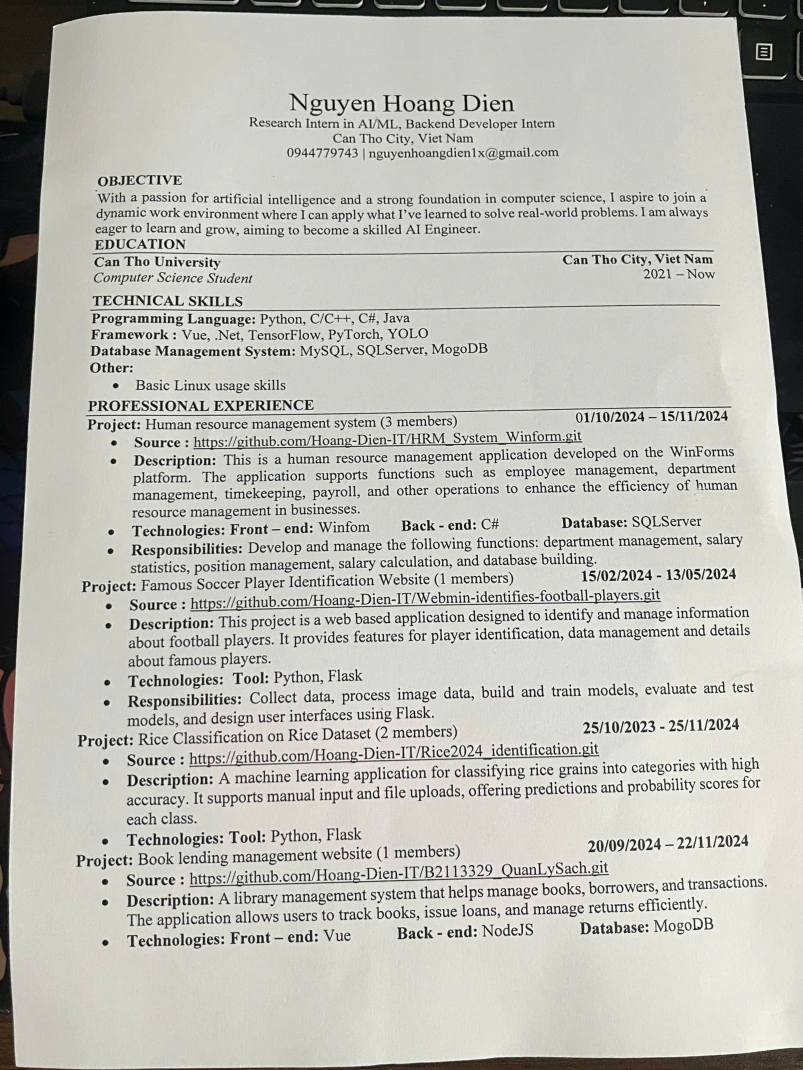
#> input picture images/cv.jpg, 1605 x 2140 px (shown at 1/2 size)
$ python -i xoayThang.py   (imports and definitions only)
#> lines starting #> are read from the running program, lines starting #| are printed output that depends on the picture; after the words box and inside, x2 and y2 are one past the last pixel; in counts of white or black regions, pixels touching at a corner belong together
import cv2
import numpy as np

def duongVienLonNhat(img):
    # Áp dụng bộ lọc Gaussian để làm mờ ảnh
    blurred = cv2.GaussianBlur(img, (5, 5), 1.4)

    # Áp dụng giải thuật Canny
    edges = cv2.Canny(blurred, 50, 150)

    cv2.namedWindow('edges', cv2.WINDOW_NORMAL)

    cv2.resizeWindow('edges', 500, 500)
    cv2.imshow('edges', edges)
    cv2.waitKey(0)
    cv2.destroyAllWindows()

    # Tìm các đường viền trong ảnh
    contours, _ = cv2.findContours(edges, cv2.RETR_TREE, cv2.CHAIN_APPROX_SIMPLE)

    return contours

def xoayThangAnh(path_to_img):
#> called with path_to_img = '../images/cv.jpg'
    gray_image = cv2.imread(path_to_img, cv2.IMREAD_GRAYSCALE)
#> gray_image: shape (2140, 1605); min 0, max 255, mean 186.2
    color_image = cv2.imread(path_to_img)
#> color_image is the input picture: shape (2140, 1605, 3); mean B, G, R 180.1, 186.9, 186.8

    # Tính toán hình chữ nhật bao quanh đường viền lớn nhất
    contours = duongVienLonNhat(gray_image)
#> in duongVienLonNhat, `edges = cv2.Canny(blurred, 50, 150)`:
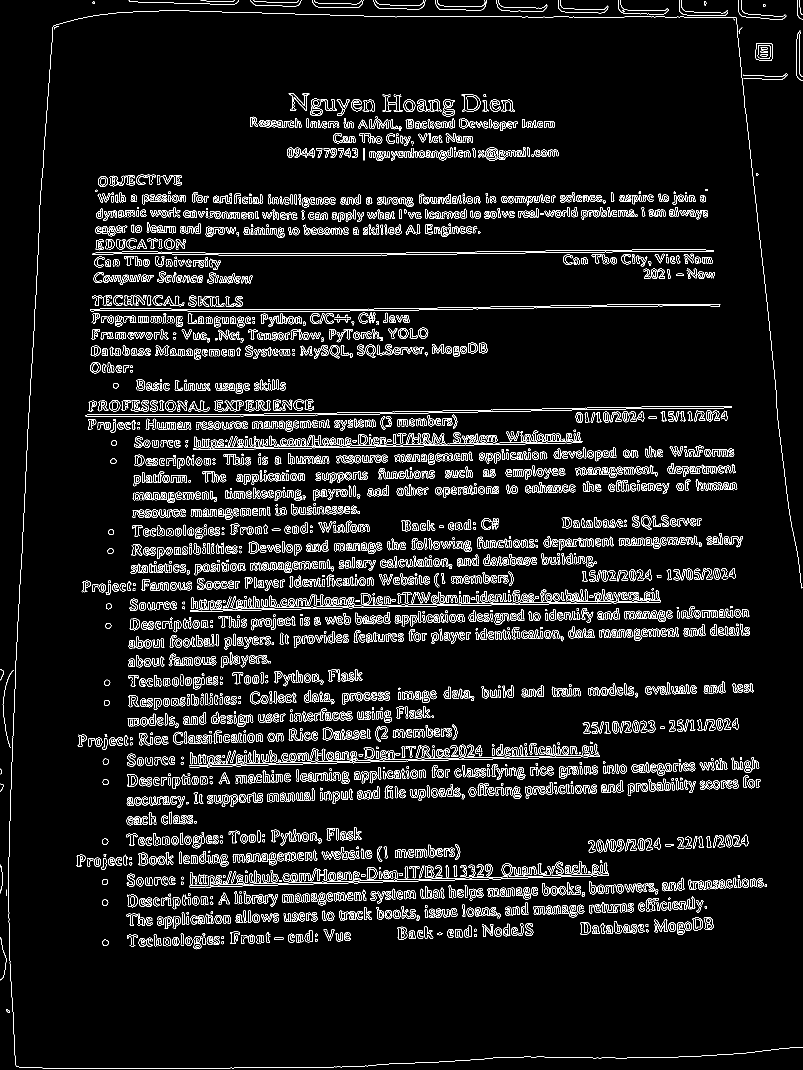
#> edges: shape (2140, 1605) (shown at 1/2 size); 6.2% white in thin lines or dots
#> in duongVienLonNhat, `contours, _ = cv2.findContours(edges, cv2.RETR_TREE, cv2.CHAIN_APPROX_..`: contours = 6450 contours, 2359 with area under 20; largest, box (x1, y1, x2, y2) and area: (171, 812, 1463, 834) 4412, (171, 812, 1463, 834) 4410, (180, 608, 1441, 624) 4308, (180, 608, 1440, 624) 4306, (386, 866, 1165, 900) 3581
    largest_contour = max(contours, key=cv2.contourArea)
#> largest_contour = contour of 132 points, box (x1, y1, x2, y2) (171, 812, 1463, 834), area 4412
    rect = cv2.minAreaRect(largest_contour)
#> rect = ((816.5, 823.5), (1291.2, 7.74), -0.818)
    box = cv2.boxPoints(rect)
#> box = [[171.1, 836.6], [171, 828.9], [1462, 810.4], [1462.1, 818.2]]
    box = np.int8(box)
#> box = [[-85, 68], [-86, 60], [-75, 42], [-74, 50]]

    # Tính toán góc xoay
    angle = rect[2]
#> angle = -0.818
    if angle < -45:
        angle += 90

    # Xoay ảnh để làm thẳng đứng
    (h, w) = color_image.shape[:2]
#> h = 2140; w = 1605
    center = (w // 2, h // 2)
#> center = (802, 1070)
    M = cv2.getRotationMatrix2D(center, angle, 1.0)
#> M = [[1, -0.0143, 15.35], [0.0143, 1, -11.34]]
    return cv2.warpAffine(color_image, M, (w, h), flags=cv2.INTER_CUBIC, borderMode=cv2.BORDER_REPLICATE)
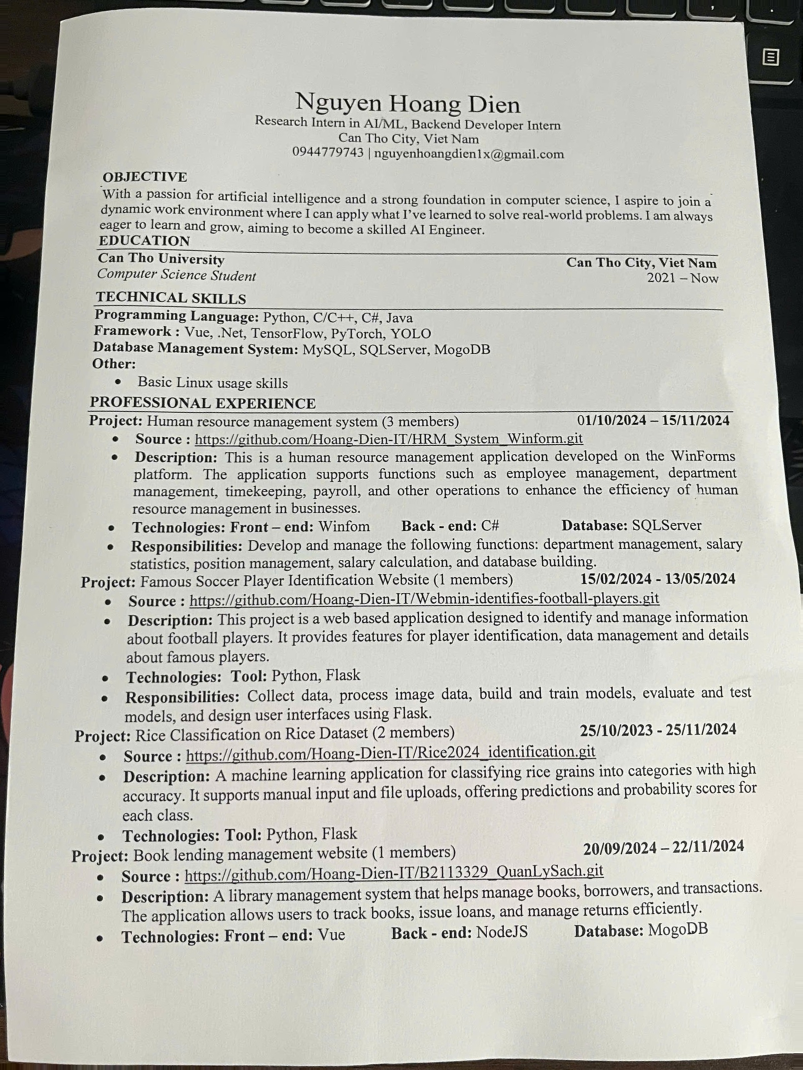
#> returned value: shape (2140, 1605, 3) (shown at 1/2 size); mean of channels 0, 1, 2 180.5, 187.2, 187.2; drawn as B, G, R

# [8 lines of commented-out code are left out]

>>> result = xoayThangAnh('../images/cv.jpg')

$ run again, on images/cv_nghieng_phai_45.jpg
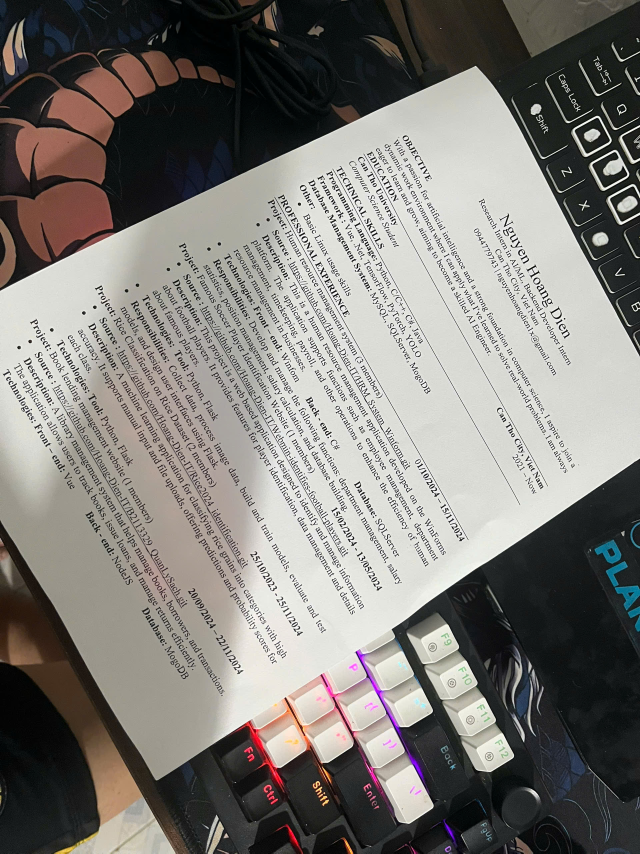
#> input picture images/cv_nghieng_phai_45.jpg, 1920 x 2560 px (shown at 1/3 size)
#> in xoayThangAnh, color_image is the input picture: shape (2560, 1920, 3); mean B, G, R 120.9, 125.4, 128.1
#> in duongVienLonNhat, `edges = cv2.Canny(blurred, 50, 150)`:
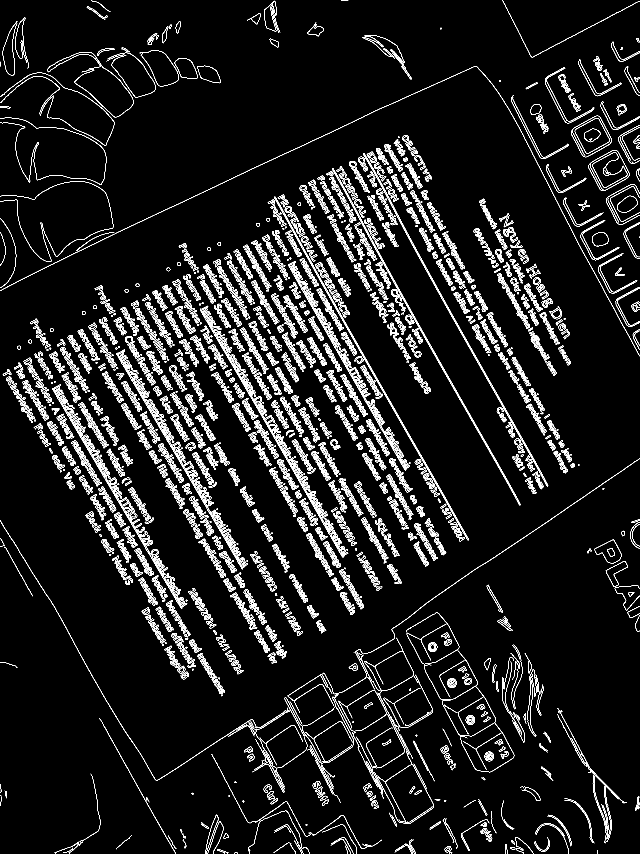
#> edges: shape (2560, 1920) (shown at 1/3 size); 5.4% white in thin lines or dots
#> in duongVienLonNhat, `contours, _ = cv2.findContours(edges, cv2.RETR_TREE, cv2.CHAIN_APPROX_..`: contours = 6898 contours, 2291 with area under 20; largest, box (x1, y1, x2, y2) and area: (1713, 347, 1835, 472) 9368, (1765, 450, 1888, 573) 9315, (1713, 347, 1835, 472) 9207, (1765, 450, 1888, 573) 9126, (419, 151, 537, 259) 7186
#> largest_contour = contour of 261 points, box (x1, y1, x2, y2) (1713, 347, 1835, 472), area 9368
#> rect = ((1773.6, 409), (102.1, 96.71), -28.07)
#> in xoayThangAnh, `box = cv2.boxPoints(rect)`: box = [[1751.4, 475.7], [1705.9, 390.3], [1795.9, 342.3], [1841.4, 427.6]]
#> in xoayThangAnh, `box = np.int8(box)`: box = [[-41, -37], [-87, -122], [3, 86], [49, -85]]
#> angle = -28.07
#> M = [[0.882, -0.471, 715.3], [0.471, 0.882, -301.2]]
#> in xoayThangAnh, `return cv2.warpAffine(color_image, M, (w, h), flags=cv2.INTER_CUBIC, b..`:
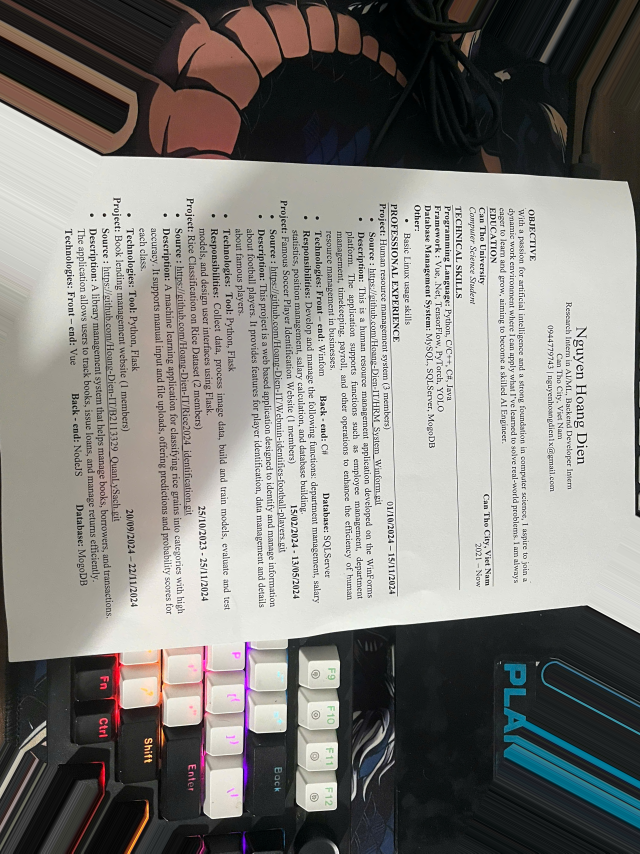
#> returned value: shape (2560, 1920, 3) (shown at 1/3 size); mean of channels 0, 1, 2 125, 128.9, 130.8; drawn as B, G, R

$ run again, on images/cv_nguoc180.jpg
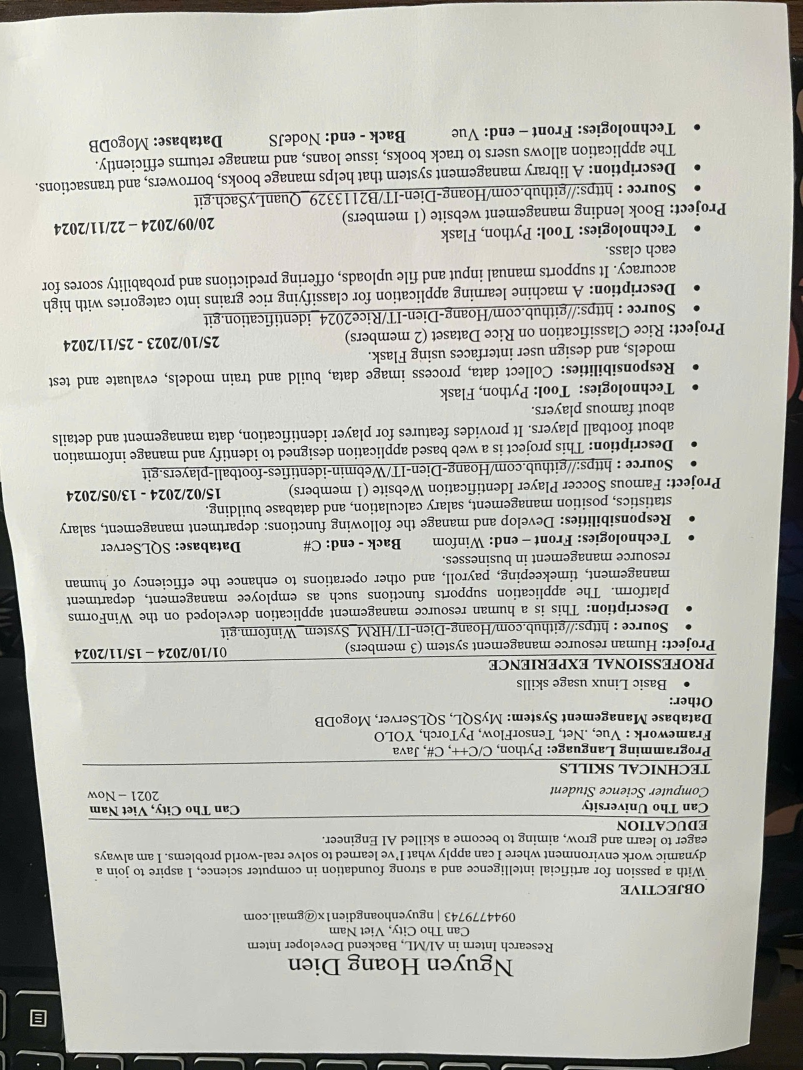
#> input picture images/cv_nguoc180.jpg, 1605 x 2140 px (shown at 1/2 size)
#> in xoayThangAnh, color_image is the input picture: shape (2140, 1605, 3); mean B, G, R 180.1, 186.9, 186.8
#> in duongVienLonNhat, `edges = cv2.Canny(blurred, 50, 150)`:
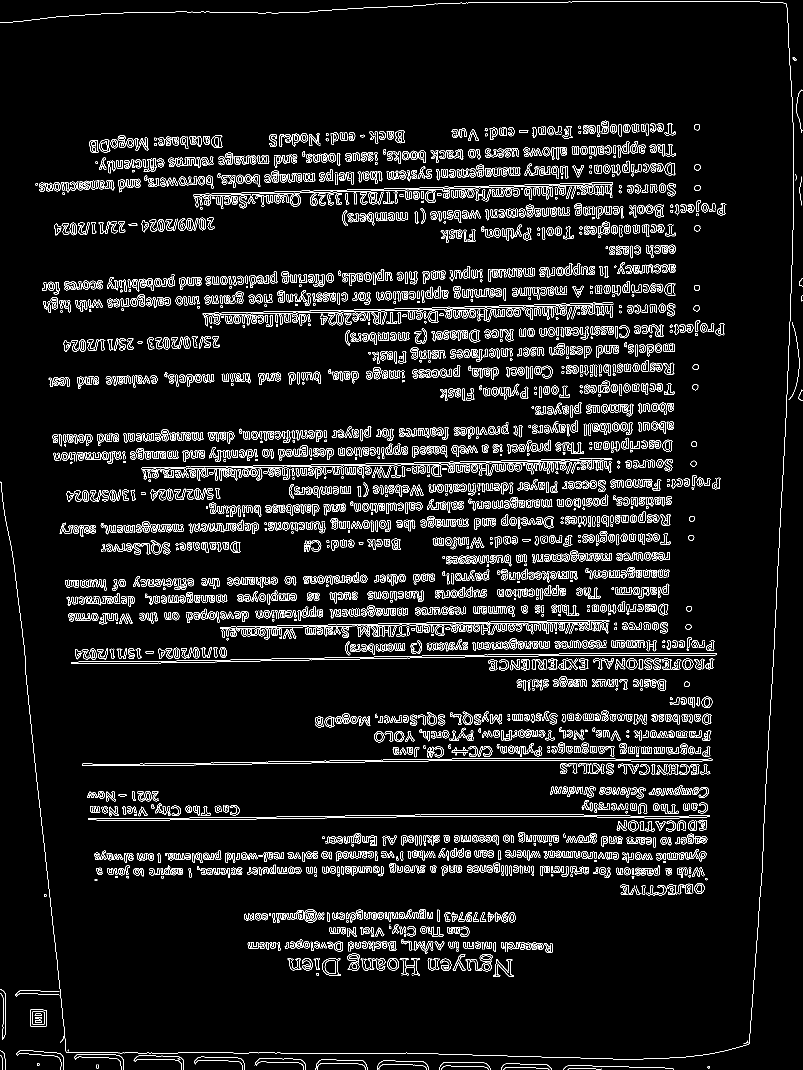
#> edges: shape (2140, 1605) (shown at 1/2 size); 6.2% white in thin lines or dots
#> in duongVienLonNhat, `contours, _ = cv2.findContours(edges, cv2.RETR_TREE, cv2.CHAIN_APPROX_..`: contours = 6465 contours, 2372 with area under 20; largest, box (x1, y1, x2, y2) and area: (142, 1306, 1434, 1328) 4408, (142, 1306, 1434, 1328) 4406, (164, 1516, 1425, 1532) 4324, (165, 1516, 1425, 1532) 4322, (440, 1240, 1219, 1274) 3583
#> largest_contour = contour of 144 points, box (x1, y1, x2, y2) (142, 1306, 1434, 1328), area 4408
#> rect = ((787.5, 1315.5), (1291.2, 7.75), -0.818)
#> in xoayThangAnh, `box = cv2.boxPoints(rect)`: box = [[142, 1328.6], [141.9, 1320.8], [1432.9, 1302.4], [1433, 1310.1]]
#> in xoayThangAnh, `box = np.int8(box)`: box = [[-114, 48], [-115, 40], [-104, 22], [-103, 30]]
#> angle = -0.818
#> M = [[1, -0.0143, 15.35], [0.0143, 1, -11.34]]
#> in xoayThangAnh, `return cv2.warpAffine(color_image, M, (w, h), flags=cv2.INTER_CUBIC, b..`:
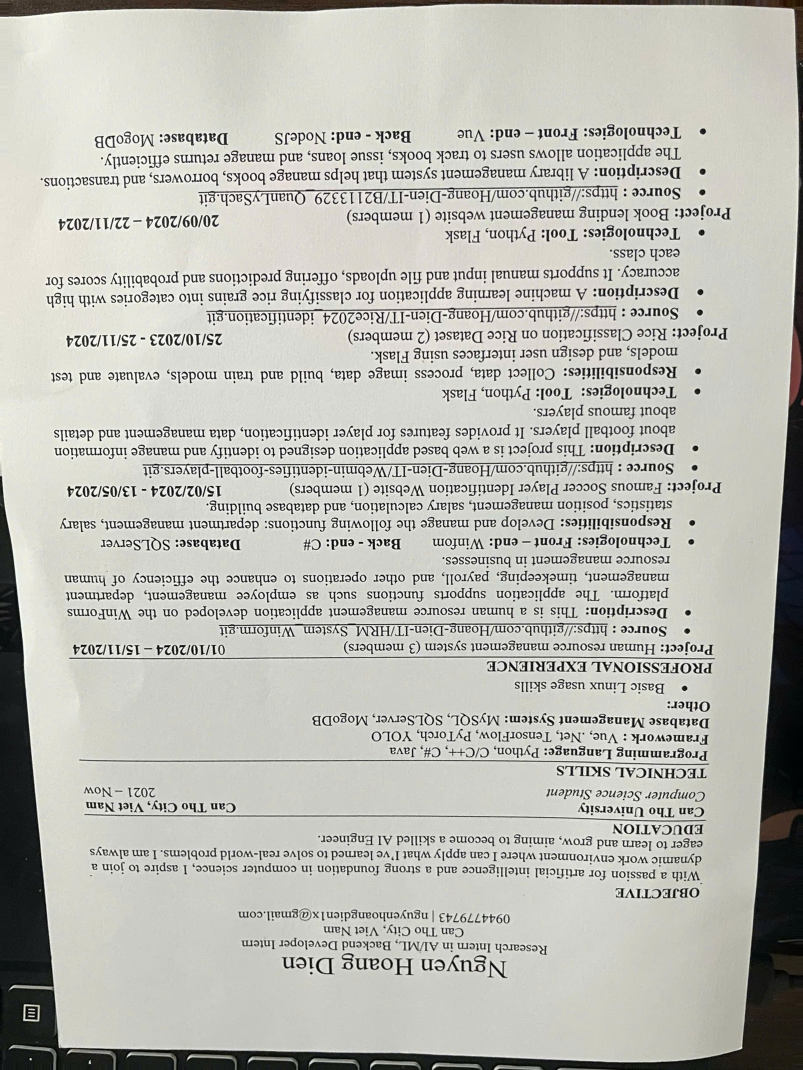
#> returned value: shape (2140, 1605, 3) (shown at 1/2 size); mean of channels 0, 1, 2 180.5, 187.2, 187.2; drawn as B, G, R

$ run again, on images/cv_nguoc180jpg.jpg
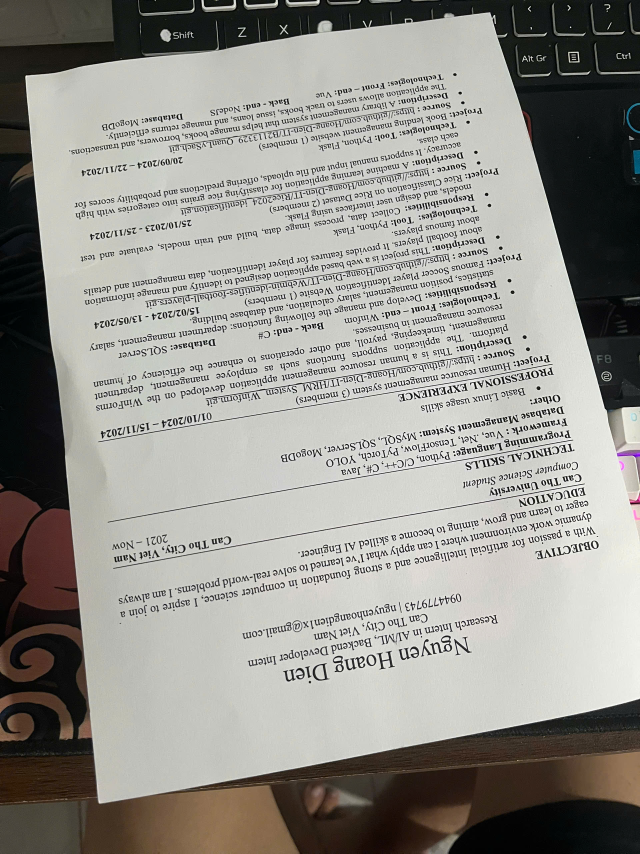
#> input picture images/cv_nguoc180jpg.jpg, 1920 x 2560 px (shown at 1/3 size)
#> in xoayThangAnh, color_image is the input picture: shape (2560, 1920, 3); mean B, G, R 141.8, 147.5, 149
#> in duongVienLonNhat, `edges = cv2.Canny(blurred, 50, 150)`:
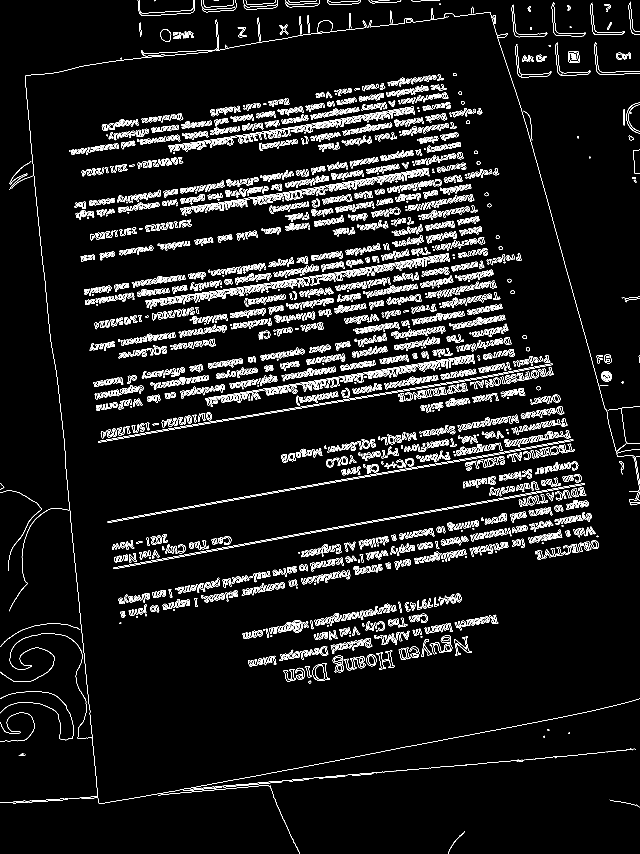
#> edges: shape (2560, 1920) (shown at 1/3 size); 4.6% white in thin lines or dots
#> in duongVienLonNhat, `contours, _ = cv2.findContours(edges, cv2.RETR_TREE, cv2.CHAIN_APPROX_..`: contours = 6369 contours, 2525 with area under 20; largest, box (x1, y1, x2, y2) and area: (322, 1318, 1720, 1569) 4866, (323, 1318, 1720, 1569) 4861, (294, 1091, 1658, 1328) 4700, (294, 1091, 1658, 1328) 4696, (616, 1064, 1422, 1212) 4188
#> largest_contour = contour of 995 points, box (x1, y1, x2, y2) (322, 1318, 1720, 1569), area 4866
#> rect = ((1020.6, 1442.6), (1418.5, 6.81), -9.95)
#> in xoayThangAnh, `box = cv2.boxPoints(rect)`: box = [[322.6, 1568.4], [321.4, 1561.7], [1718.6, 1316.7], [1719.8, 1323.4]]
#> in xoayThangAnh, `box = np.int8(box)`: box = [[66, 32], [65, 25], [-74, 36], [-73, 43]]
#> angle = -9.95
#> M = [[0.985, -0.173, 235.5], [0.173, 0.985, -146.6]]
#> in xoayThangAnh, `return cv2.warpAffine(color_image, M, (w, h), flags=cv2.INTER_CUBIC, b..`:
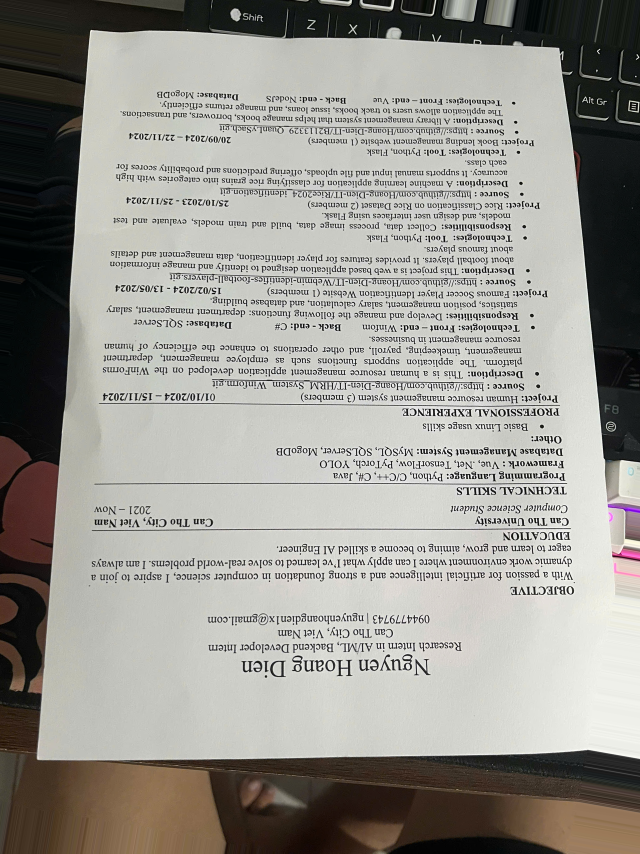
#> returned value: shape (2560, 1920, 3) (shown at 1/3 size); mean of channels 0, 1, 2 145.1, 151.2, 152.9; drawn as B, G, R
